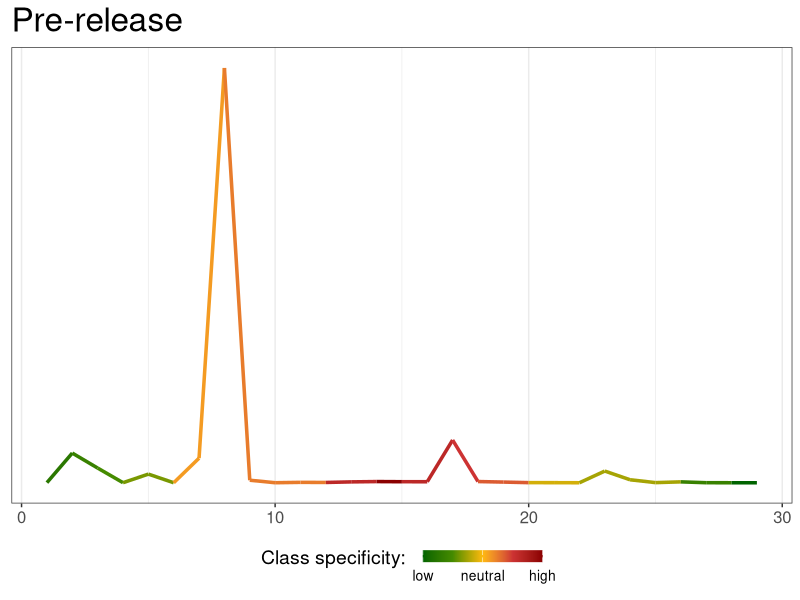
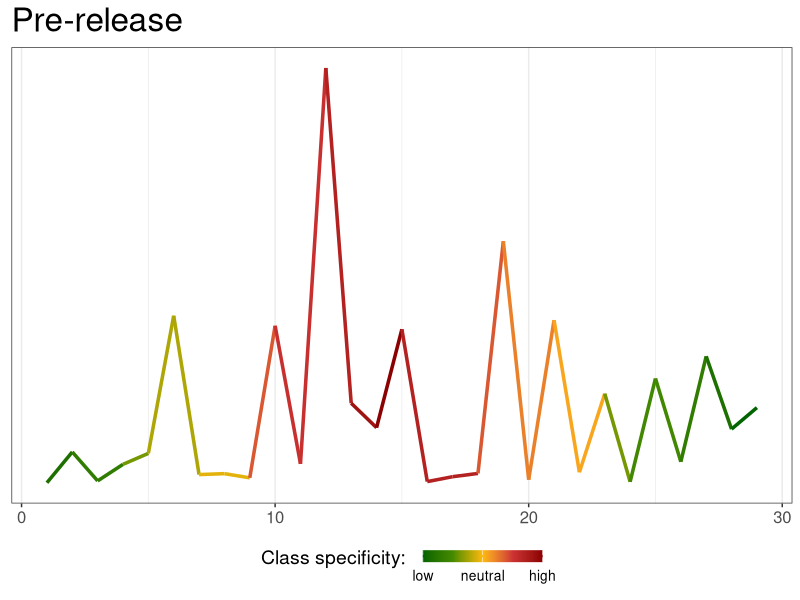
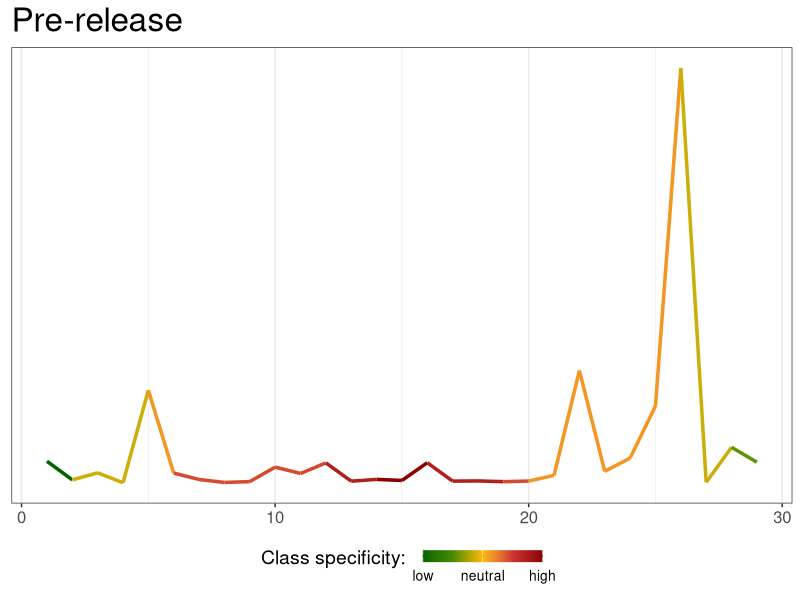
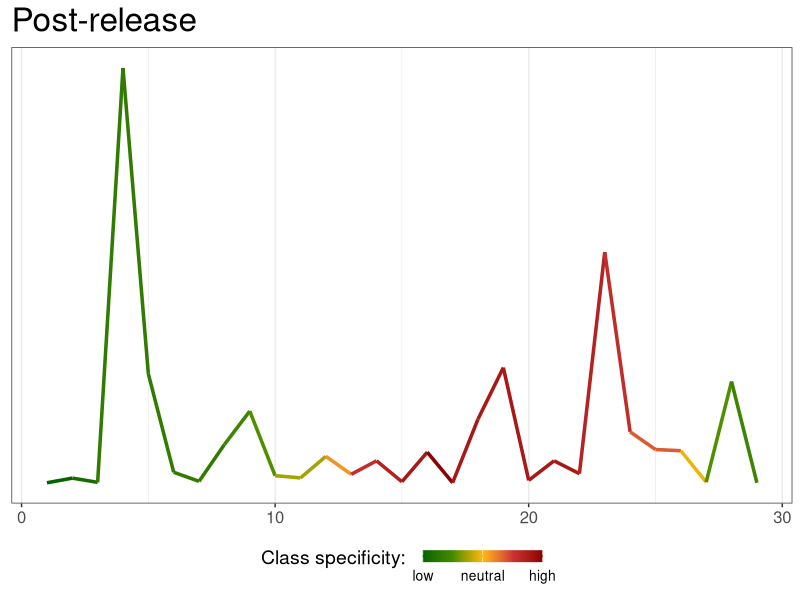
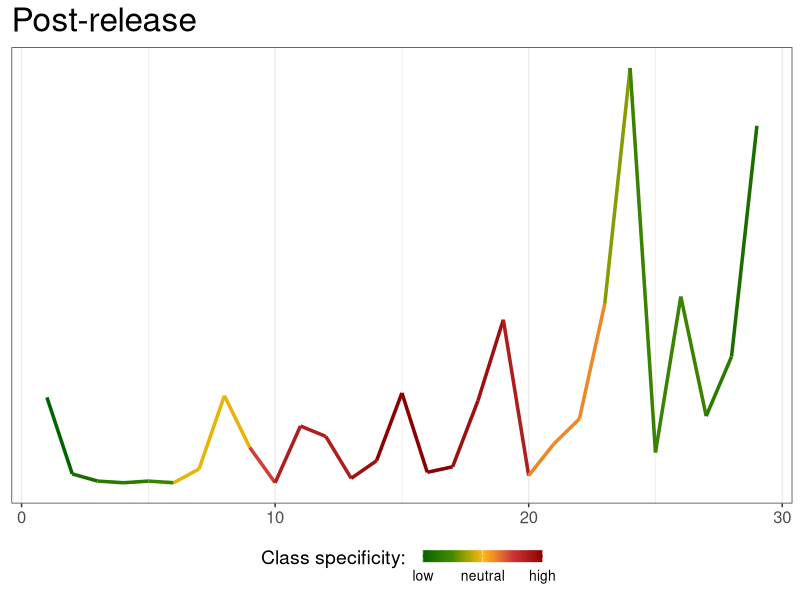
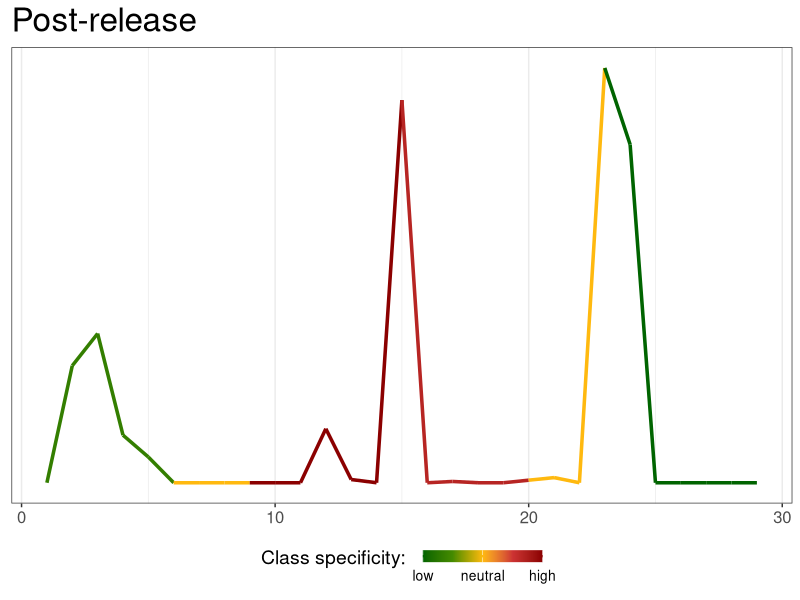
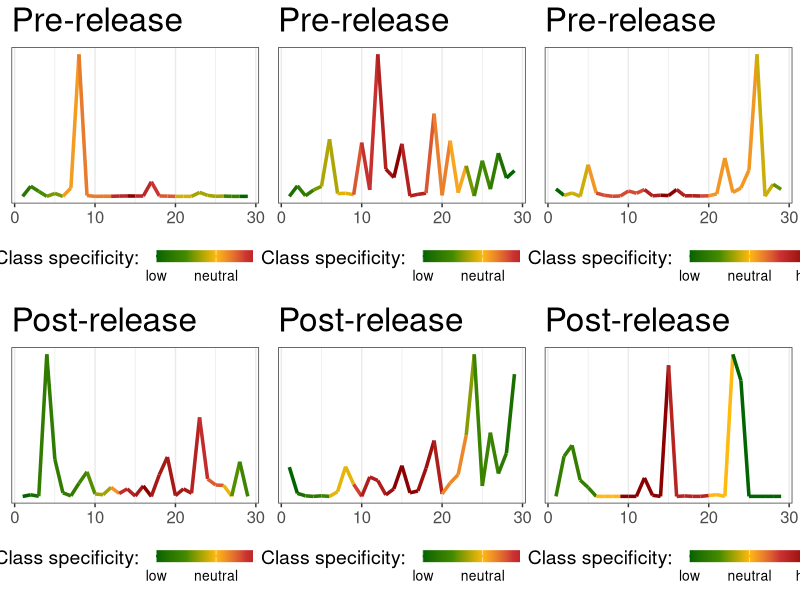
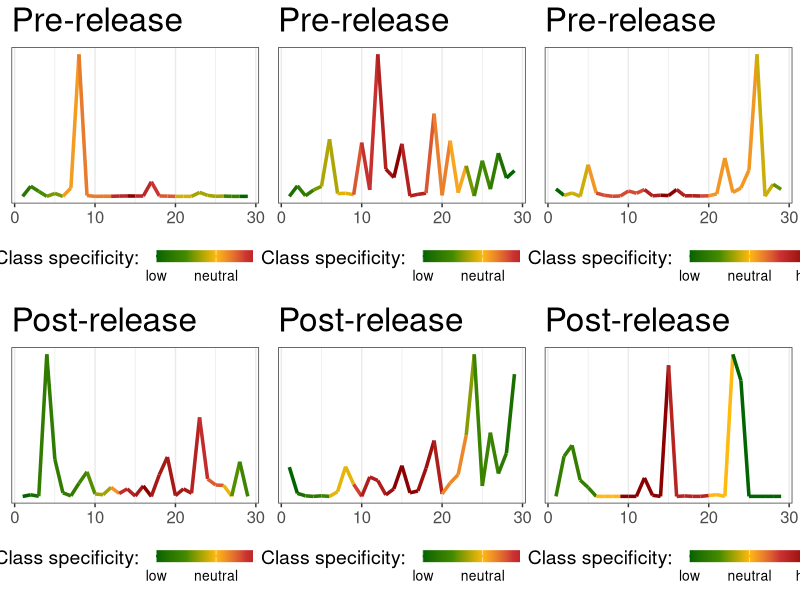

These charts were generated, in order, by the following R code:
require(ggplot2)
require(Cairo)
require(reshape)
require(scales)
require(RColorBrewer)
require(grid)
library(gridExtra)
#
znorm <- function(ts){
  ts.mean <- mean(ts)
  ts.dev <- sd(ts)
  (ts - ts.mean)/ts.dev
}
#
#
#pattern="iihecccccccc"; weight=0.1063
#0: [97, 98], [-0.6478854, -0.64199155, -0.63818632, -0.63825875, -0.63834515, -0.63869741, -0.64304876, -0.64376789, -0.64504991, -0.64711823, -0.64915334, -0.65124584, -0.65729046, -0.66220082, -0.66123227, -0.66098661, -0.66156196, -0.66225552, -0.66191228, -0.66274039, -0.66093438, -0.66344985, -0.66219448, -0.6623359, -0.66171176, -0.66139185, -0.66140829, -0.66144719, -0.66037322, -0.65910828, -0.65974177, -0.65817648, -0.65839527, -0.65734763, -0.65851971, -0.6584864, -0.657366, -0.65435815, -0.65251819, -0.6513159, -0.64814481, -0.64733294, -0.64709792, -0.64486153, -0.64360412, -0.64349171, -0.64265061, -0.6420974, -0.64447929, -0.6488921, -0.65765851, -0.66120325, -0.64966432, -0.61016844, -0.53743483, -0.46503123, -0.35853483, -0.28313648, -0.17744604, 0.15824648, 0.35028455, 0.48241039, 0.60380734, 0.79710411, 0.98755132, 1.2037853, 1.4065415, 1.5962459, 1.7128307, 1.7788152, 1.7938492, 1.7971408, 1.8101928, 1.8206277, 1.8172235, 1.8316333, 1.8316333, 1.828965, 1.8453761, 1.8452577, 1.8458113, 1.8424932, 1.8353569, 1.8363734, 1.8406975, 1.8325128, 1.8317604, 1.8292355, 1.82239, 1.8137368, 1.8065749, 1.7817465, 1.7681708, 1.714996, 1.6361695, 1.5421009, 1.4168285, 1.295362, 1.1717134, 1.0294766, 0.83269526, 0.74873661, 0.48444394, 0.46799664, 0.13619262, -0.02096398, -0.24144559, -0.42927857, -0.54787937, -0.65770118, -0.74082076, -0.77535158, -0.78246083, -0.7692917, -0.74327798, -0.71938126, -0.69687714, -0.6863145, -0.67373867, -0.6683903, -0.66464289, -0.66411665, -0.66429579, -0.66119756, -0.65934631, -0.65258234, -0.64332472, -0.63886892, -0.63655838, -0.63317355, -0.63303697, -0.63300935, -0.63303406, -0.63521866, -0.63446965, -0.63579121, -0.63628253, -0.63539522, -0.63607448, -0.63755154, -0.63926427, -0.63971561, -0.63973452, -0.64018371, -0.6392345, -0.63939473, -0.64023111, -0.64042873, -0.63866571, -0.63865722]
#[2.0360672131928594, 2.0360672131928594, 2.0360672131928594, 2.0360672131928594, 2.0360672131928594, 2.0360672131928594, 2.0360672131928594, 2.0360672131928594, 2.0360672131928594, 2.0360672131928594, 2.0360672131928594, 2.0360672131928594, 2.0360672131928594, 2.0360672131928594, 2.0360672131928594, 2.0360672131928594, 2.0360672131928594, 2.0360672131928594, 2.0360672131928594, 2.0360672131928594, 2.0360672131928594, 2.0360672131928594, 2.0360672131928594, 2.0360672131928594, 2.0360672131928594, 2.0360672131928594, 2.0360672131928594, 2.0360672131928594, 2.0360672131928594, 2.0360672131928594, 2.0360672131928594, 2.0360672131928594, 0.0, 0.0, 0.0, 0.0, 0.0, 0.0, 0.0, 0.0, 0.0, 0.0, 0.0, 0.0, 0.0, 0.0, 0.0, 0.0, 0.0, 0.0, 0.0, 0.0, 0.0, 0.0, 0.0, 0.0, 0.0, 0.0, 0.0, 0.0, 0.0, 0.0, 0.0, 0.0, 0.0, 0.0, 0.0, 0.0, 0.0, 0.0, 0.0, 0.0, 0.0, 0.0, 0.0, 0.0, 0.0, 0.0, 0.0, 0.0, 0.0, 0.0, 0.0, 0.0, 0.0, 0.0, 0.0, 0.0, 0.0, 0.0, 0.0, 0.0, 0.0, 0.0, 0.0, 0.0, 0.0, 0.0, 0.0, 0.0, 0.0, 0.0, 0.0, 0.0, 0.0, 0.0, 0.0, 0.0, 0.0, 0.0, 0.0, 0.0, 0.0, 0.0, 0.0, 0.0, 0.0, 0.0, 0.0, 0.0, 0.0, 0.0, 0.0, 0.0, 0.0, 0.0, 0.0, 0.0, 0.0, 0.0, 0.0, 0.0, 0.0, 0.0, 0.0, 0.0, 0.0, 0.0, 0.0, 0.0, 0.0, 0.0, 0.0, 0.0, 0.0, 0.0, 0.0, 0.0, 0.0, 0.0]

plot_series=function(x,y,weight,title){
  dat=data.frame(x=x,y=as.vector(unlist(y)),col=rescale(weight))
  p <- ggplot(dat, aes(x,y,colour=col)) + geom_line(size=1.2) +
    ggtitle(title) + theme_bw() +
    #scale_y_continuous(expand=c(0.01,0.01),breaks=seq(-1,1,1),labels=paste(seq(-1,1,1))) + 
    scale_colour_gradientn(name = "Class specificity:  ",limits=c(0,1),
                           colours=c("darkgreen","chartreuse4","darkgoldenrod1","brown3","darkred"),
                           breaks=c(0,0.5,1),labels=c("low","neutral","high"), 
                           guide = guide_colorbar(title.theme=element_text(size=14, angle=0),title.vjust=1,
                                                  barheight=0.6, barwidth=6, label.theme=element_text(size=10, angle=0))) +
    theme(legend.position="bottom",plot.title=element_text(size=24),
          axis.title.x=element_blank(), axis.title.y=element_blank(),
          axis.text.x=element_text(size=12),axis.text.y=element_blank(),
          panel.grid.major.y = element_blank(), panel.grid.minor.y = element_blank(),
          axis.ticks.y = element_blank(),axis.ticks.margin = unit(0.2, "cm"))
  p
}

series=c(5.0, 1405.0, 696.0, 3.0, 409.0, 0.0, 1165.0, 19642.0, 119.0, 1.0, 19.0, 14.0, 41.0, 56.0, 49.0, 48.0, 2022.0, 57.0, 32.0, 5.0, 4.0, 0.0, 553.0, 140.0, 6.0, 42.0, 2.0, 0.0, 0.0)
weight=c(0.230089496654211, 0.30678599553894803, 0.38348249442368504, 0.46017899330842205, 0.46017899330842205, 0.76696498884737, 0.76696498884737, 0.8436614877321069, 0.8436614877321069, 0.8436614877321069, 0.8436614877321069, 1.073750984386318, 1.073750984386318, 1.303840481040529, 1.073750984386318, 1.073750984386318, 0.997054485501581, 0.9203579866168441, 0.9203579866168441, 0.6135719910778961, 0.6135719910778961, 0.536875492193159, 0.536875492193159, 0.536875492193159, 0.536875492193159, 0.30678599553894803, 0.30678599553894803, 0.07669649888473701, 0.07669649888473701)
c1 <- plot_series(c(1:length(series)), series, weight, "Pre-release")
c1

series=c(2.0, 134.0, 10.0, 81.0, 128.0, 718.0, 37.0, 41.0, 23.0, 675.0, 83.0, 1780.0, 343.0, 238.0, 660.0, 7.0, 28.0, 42.0, 1037.0, 15.0, 699.0, 47.0, 384.0, 6.0, 449.0, 92.0, 544.0, 232.0, 324.0)
weight=c(0.15339299776947402, 0.23008949665421102, 0.23008949665421102, 0.38348249442368504, 0.46017899330842205, 0.46017899330842205, 0.5368754921931591, 0.5368754921931591, 0.7669649888473701, 0.843661487732107, 0.843661487732107, 0.9203579866168441, 0.997054485501581, 1.073750984386318, 0.920357986616844, 0.920357986616844, 0.920357986616844, 0.7669649888473701, 0.690268489962633, 0.690268489962633, 0.6135719910778961, 0.6135719910778961, 0.38348249442368504, 0.30678599553894803, 0.30678599553894803, 0.23008949665421102, 0.15339299776947402, 0.07669649888473701, 0.07669649888473701)
c2 <- plot_series(c(1:length(series)), series, weight, "Pre-release")
c2

series=c(544.0, 73.0, 251.0, 0.0, 2337.0, 244.0, 82.0, 7.0, 29.0, 395.0, 234.0, 502.0, 40.0, 85.0, 58.0, 506.0, 41.0, 46.0, 27.0, 43.0, 187.0, 2834.0, 288.0, 623.0, 1937.0, 10477.0, 11.0, 895.0, 519.0)
weight=c(0.0, 0.230089496654211, 0.230089496654211, 0.230089496654211, 0.30678599553894803, 0.38348249442368504, 0.38348249442368504, 0.38348249442368504, 0.38348249442368504, 0.38348249442368504, 0.38348249442368504, 0.46017899330842205, 0.46017899330842205, 0.536875492193159, 0.536875492193159, 0.46017899330842205, 0.46017899330842205, 0.46017899330842205, 0.38348249442368504, 0.30678599553894803, 0.30678599553894803, 0.30678599553894803, 0.30678599553894803, 0.30678599553894803, 0.30678599553894803, 0.23008949665421102, 0.23008949665421102, 0.15339299776947402, 0.15339299776947402)
c3 <- plot_series(c(1:length(series)), series, weight, "Pre-release")
c3
#
series=c(0.0, 23.0, 2.0, 2061.0, 541.0, 52.0, 7.0, 190.0, 356.0, 35.0, 24.0, 131.0, 42.0, 109.0, 5.0, 152.0, 0.0, 316.0, 572.0, 12.0, 109.0, 45.0, 1146.0, 253.0, 165.0, 159.0, 3.0, 503.0, 0.0)
weight=c(0.0, 0.07602859212697051, 0.22808577638091154, 0.22808577638091154, 0.22808577638091154, 0.22808577638091154, 0.22808577638091154, 0.30411436850788204, 0.38014296063485253, 0.5322001448887935, 0.5322001448887935, 0.8363145133966757, 1.1404288819045576, 1.2164574740315282, 1.2924860661584987, 1.4445432504124398, 1.2924860661584987, 1.2924860661584987, 1.2924860661584987, 1.2924860661584987, 1.2924860661584987, 1.2164574740315282, 1.1404288819045576, 0.9883716976506167, 0.9883716976506167, 0.6842573291427346, 0.38014296063485253, 0.30411436850788204, 0.22808577638091151)
p1 <- plot_series(c(1:length(series)), series, weight, "Post-release")
p1

series=c(155.0, 16.0, 3.0, 0.0, 3.0, 0.0, 25.0, 158.0, 64.0, 0.0, 103.0, 84.0, 8.0, 40.0, 163.0, 19.0, 29.0, 149.0, 296.0, 13.0, 71.0, 116.0, 325.0, 753.0, 55.0, 338.0, 121.0, 229.0, 648.0)
weight=c(0.0, 0.07602859212697051, 0.15205718425394102, 0.15205718425394102, 0.22808577638091154, 0.5322001448887935, 0.5322001448887935, 0.5322001448887935, 0.8363145133966757, 0.9883716976506167, 0.9883716976506167, 0.9883716976506167, 1.0644002897775873, 1.1404288819045578, 1.1404288819045578, 1.1404288819045578, 1.0644002897775873, 1.0644002897775873, 0.9883716976506167, 0.6842573291427347, 0.6842573291427347, 0.6842573291427347, 0.38014296063485253, 0.22808577638091154, 0.22808577638091154, 0.22808577638091154, 0.15205718425394102, 0.07602859212697051, 0.07602859212697051)
p2 <- plot_series(c(1:length(series)), series, weight, "Post-release")
p2

series=c(0.0, 182.0, 232.0, 74.0, 40.0, 0.0, 0.0, 0.0, 0.0, 0.0, 0.0, 84.0, 5.0, 0.0, 595.0, 0.0, 2.0, 0.0, 0.0, 4.0, 8.0, 0.0, 645.0, 526.0, 0.0, 0.0, 0.0, 0.0, 0.0)
weight=c(0.07602859212697051, 0.07602859212697051, 0.07602859212697051, 0.07602859212697051, 0.07602859212697051, 0.22808577638091154, 0.22808577638091154, 0.22808577638091154, 0.45617155276182303, 0.45617155276182303, 0.45617155276182303, 0.45617155276182303, 0.45617155276182303, 0.45617155276182303, 0.38014296063485253, 0.38014296063485253, 0.38014296063485253, 0.38014296063485253, 0.38014296063485253, 0.22808577638091151, 0.22808577638091151, 0.22808577638091151, 0.0, 0.0, 0.0, 0.0, 0.0, 0.0, 0.0)
p3 <- plot_series(c(1:length(series)), series, weight, "Post-release")
p3
#
require(gridExtra)
grid.arrange(c1, c2, c3,
             p1, p2, p3, ncol=3)

Cairo(width = 900, height = 400, 
      file="figures/postgre_release_patterns", 
      type="ps", pointsize=9, 
      bg = "transparent", canvas = "white", units = "px", dpi = 82)
print(grid.arrange(c1, c2, c3,p1, p2, p3, ncol=3))
dev.off()
